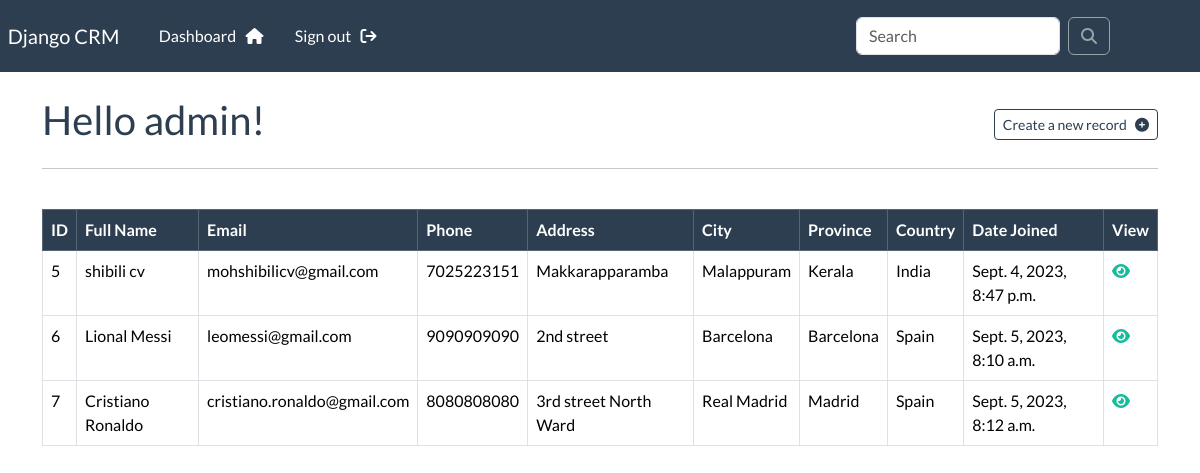
The page /dashboard (signed in) on the database its author committed.
### App/models.py (models this page shows, shortened)
class Record(models.Model):
    creation_date = models.DateTimeField(auto_now_add=True)
    first_name = models.CharField(max_length=100)
    last_name = models.CharField(max_length=100)
    email = models.CharField(max_length=255)
    phone = models.CharField(max_length=20)
    address = models.CharField(max_length=255)
    city = models.CharField(max_length=255)
    province = models.CharField(max_length=200)
    country = models.CharField(max_length=120)

### App/views.py (the view)
# urls.py: path('dashboard', views.dashboard, name='dashboard'),
@login_required(login_url='login')
def dashboard(request):
    records = Record.objects.all()
    context = {'records': records}
    return render(request, 'App/dashboard.html', context=context)

### App/templates/App/dashboard.html (shortened to what this page needs)
{% extends 'App/base.html' %}
{% block content %}
    <div style="display: flex; flex-direction: row; justify-content: space-between; align-items: center;">
        <h2 class="text-primary">Hello {{ user }}! </h2>
        <a href="{% url 'create-record' %}" class="btn btn-outline-primary btn-sm">Create a new record &nbsp; <i class="fa fa-plus-circle" aria-hidden="true"></i></a>
    </div>
    <hr>
    <br>
    <table class="table table-hover table-bordered">
        <thead class="table-primary">
            <tr>
                <th scope="col"> ID </th>
                <th scope="col"> Full Name </th>
                <th scope="col"> Email </th>
                <th scope="col"> Phone </th>
                <th scope="col"> Address </th>
                <th scope="col"> City </th>
                <th scope="col"> Province </th>
                <th scope="col"> Country </th>
                <th scope="col"> Date Joined </th>
                <th scope="col"> View </th>
            </tr>
        </thead>
        <tbody>
        {% if records %}
            {% for record in records %}
            <tr>
                <td>{{ record.id }}</td>
                <td>{{ record.first_name }} {{ record.last_name}}</td>
                <td>{{ record.email }}</td>
                <td>{{ record.phone }}</td>
                <td>{{ record.address }}</td>
                <td>{{ record.city }}</td>
                <td>{{ record.province }}</td>
                <td>{{ record.country }}</td>
                <td>{{ record.creation_date }}</td>
                <td><a href="{% url 'view-record' record.id %}"><i class="fa fa-eye" aria-hidden="true"></i></a></td>
            </tr>
            {% endfor %}
        {% else %}
            <tr>
                <td class="text-center" colspan="10">No Records yet</td>
            </tr>
        {% endif %}
        </tbody>
    </table>
{% endblock content %}

### App/templates/App/base.html (shortened to what this page needs)
<!DOCTYPE html>
{% load static %}
<html lang="en">
<head>
    <link rel="stylesheet" href="https://cdnjs.cloudflare.com/ajax/libs/font-awesome/6.4.2/css/all.min.css" />
    <link rel="stylesheet" href="https://bootswatch.com/5/flatly/bootstrap.min.css">
    <link rel="stylesheet" href="{% static 'css/style.css' %}">
</head>
<body>
    {% include 'App/navbar.html' %}
    <div class="container">
        <br>
        {% block content %}
        {% endblock content %}
    </div>
</body>
</html>

### App/templates/App/navbar.html (shortened to what this page needs)
<nav class="navbar navbar-expand-lg navbar-dark bg-primary justify-content-center">
    <a class="navbar-brand main-heading" href="{% url 'home' %}">
        &nbsp; Django CRM
    </a>
    <div class="collapse navbar-collapse text-center" style="display: flex; justify-content: space-between;" id="navbarNavDropdown">
        <ul class="navbar-nav mr-auto">
        {% if user.is_authenticated %}
            <li class="nav-item">
                <a class="nav-link" href="{% url 'dashboard' %}">Dashboard &nbsp; <i class="fa fa-home" aria-hidden="true"></i> </a>
            </li>
            <li class="nav-item">
                <a class="nav-link" href="{% url 'signout' %}">Sign out &nbsp; <i class="fa fa-sign-out" aria-hidden="true"></i> </a>
            </li>
        </ul>
        <form class="d-flex" style="margin-right: 90px;" method="POST" action="{% url 'search-records' %}">
            <input type="search" class="form-control me-2" placeholder="{% if query %}{{ query }}{% else %}Search{% endif %}" name="query" aria-label="Serach" />
            <button type="submit" class="btn btn-outline-secondary"><i class="fa fa-search" aria-hidden="true"></i></button>
        </form>
        {% endif %}
    </div>
</nav>

### rows shown on the page
Record: id "5", first_name "shibili", last_name "cv", email "mohshibilicv@gmail.com", phone "7025223151", address "Makkarapparamba", city "Malappuram", province "Kerala", country "India", creation_date "Sept. 4, 2023, 8:47 p.m."
Record: id "6", first_name "Lional", last_name "Messi", email "leomessi@gmail.com", phone "9090909090", address "2nd street", city "Barcelona", province "Barcelona", country "Spain", creation_date "Sept. 5, 2023, 8:10 a.m."
Record: id "7", first_name "Cristiano", last_name "Ronaldo", email "cristiano.ronaldo@gmail.com", phone "8080808080", address "3rd street North Ward", city "Real Madrid", province "Madrid", country "Spain", creation_date "Sept. 5, 2023, 8:12 a.m."

### other values the page prints
{{ user }} "admin"
